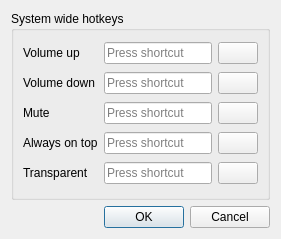
<?xml version="1.0" encoding="UTF-8"?>
<ui version="4.0">
 <class>SettingsDialog</class>
 <widget class="QDialog" name="SettingsDialog">
  <property name="geometry">
   <rect>
    <x>0</x>
    <y>0</y>
    <width>266</width>
    <height>239</height>
   </rect>
  </property>
  <property name="windowTitle">
   <string>Dialog</string>
  </property>
  <layout class="QVBoxLayout" name="verticalLayout_2">
   <item>
    <widget class="QGroupBox" name="groupBox">
     <property name="title">
      <string>System wide hotkeys</string>
     </property>
     <layout class="QVBoxLayout" name="verticalLayout">
      <item>
       <layout class="QHBoxLayout" name="horizontalLayout">
        <item>
         <widget class="QLabel" name="label">
          <property name="text">
           <string>Volume up</string>
          </property>
         </widget>
        </item>
        <item>
         <spacer name="horizontalSpacer">
          <property name="orientation">
           <enum>Qt::Horizontal</enum>
          </property>
          <property name="sizeType">
           <enum>QSizePolicy::Preferred</enum>
          </property>
          <property name="sizeHint" stdset="0">
           <size>
            <width>40</width>
            <height>20</height>
           </size>
          </property>
         </spacer>
        </item>
        <item>
         <widget class="QKeySequenceEdit" name="keySequenceEditVolUp">
          <property name="sizePolicy">
           <sizepolicy hsizetype="Fixed" vsizetype="Fixed">
            <horstretch>0</horstretch>
            <verstretch>0</verstretch>
           </sizepolicy>
          </property>
         </widget>
        </item>
        <item>
         <widget class="QPushButton" name="pushButton">
          <property name="sizePolicy">
           <sizepolicy hsizetype="Fixed" vsizetype="Fixed">
            <horstretch>0</horstretch>
            <verstretch>0</verstretch>
           </sizepolicy>
          </property>
          <property name="toolTip">
           <string>Clear</string>
          </property>
          <property name="text">
           <string/>
          </property>
          <property name="icon">
           <iconset resource="resources.qrc">
            <normaloff>:/img/img/icons8-clear_black-48.png</normaloff>:/img/img/icons8-clear_black-48.png</iconset>
          </property>
         </widget>
        </item>
       </layout>
      </item>
      <item>
       <layout class="QHBoxLayout" name="horizontalLayout_2">
        <item>
         <widget class="QLabel" name="label_2">
          <property name="text">
           <string>Volume down</string>
          </property>
         </widget>
        </item>
        <item>
         <spacer name="horizontalSpacer_2">
          <property name="orientation">
           <enum>Qt::Horizontal</enum>
          </property>
          <property name="sizeType">
           <enum>QSizePolicy::Preferred</enum>
          </property>
          <property name="sizeHint" stdset="0">
           <size>
            <width>40</width>
            <height>20</height>
           </size>
          </property>
         </spacer>
        </item>
        <item>
         <widget class="QKeySequenceEdit" name="keySequenceEditVolDown">
          <property name="sizePolicy">
           <sizepolicy hsizetype="Fixed" vsizetype="Fixed">
            <horstretch>0</horstretch>
            <verstretch>0</verstretch>
           </sizepolicy>
          </property>
         </widget>
        </item>
        <item>
         <widget class="QPushButton" name="pushButton_5">
          <property name="sizePolicy">
           <sizepolicy hsizetype="Fixed" vsizetype="Fixed">
            <horstretch>0</horstretch>
            <verstretch>0</verstretch>
           </sizepolicy>
          </property>
          <property name="toolTip">
           <string>Clear</string>
          </property>
          <property name="text">
           <string/>
          </property>
          <property name="icon">
           <iconset resource="resources.qrc">
            <normaloff>:/img/img/icons8-clear_black-48.png</normaloff>:/img/img/icons8-clear_black-48.png</iconset>
          </property>
         </widget>
        </item>
       </layout>
      </item>
      <item>
       <layout class="QHBoxLayout" name="horizontalLayout_3">
        <item>
         <widget class="QLabel" name="label_3">
          <property name="text">
           <string>Mute</string>
          </property>
         </widget>
        </item>
        <item>
         <spacer name="horizontalSpacer_3">
          <property name="orientation">
           <enum>Qt::Horizontal</enum>
          </property>
          <property name="sizeType">
           <enum>QSizePolicy::Preferred</enum>
          </property>
          <property name="sizeHint" stdset="0">
           <size>
            <width>40</width>
            <height>20</height>
           </size>
          </property>
         </spacer>
        </item>
        <item>
         <widget class="QKeySequenceEdit" name="keySequenceEditMute">
          <property name="sizePolicy">
           <sizepolicy hsizetype="Fixed" vsizetype="Fixed">
            <horstretch>0</horstretch>
            <verstretch>0</verstretch>
           </sizepolicy>
          </property>
         </widget>
        </item>
        <item>
         <widget class="QPushButton" name="pushButton_2">
          <property name="sizePolicy">
           <sizepolicy hsizetype="Fixed" vsizetype="Fixed">
            <horstretch>0</horstretch>
            <verstretch>0</verstretch>
           </sizepolicy>
          </property>
          <property name="toolTip">
           <string>Clear</string>
          </property>
          <property name="text">
           <string/>
          </property>
          <property name="icon">
           <iconset resource="resources.qrc">
            <normaloff>:/img/img/icons8-clear_black-48.png</normaloff>:/img/img/icons8-clear_black-48.png</iconset>
          </property>
         </widget>
        </item>
       </layout>
      </item>
      <item>
       <layout class="QHBoxLayout" name="horizontalLayout_4">
        <item>
         <widget class="QLabel" name="label_4">
          <property name="text">
           <string>Always on top</string>
          </property>
         </widget>
        </item>
        <item>
         <spacer name="horizontalSpacer_4">
          <property name="orientation">
           <enum>Qt::Horizontal</enum>
          </property>
          <property name="sizeType">
           <enum>QSizePolicy::Preferred</enum>
          </property>
          <property name="sizeHint" stdset="0">
           <size>
            <width>40</width>
            <height>20</height>
           </size>
          </property>
         </spacer>
        </item>
        <item>
         <widget class="QKeySequenceEdit" name="keySequenceEditOnTop">
          <property name="sizePolicy">
           <sizepolicy hsizetype="Fixed" vsizetype="Fixed">
            <horstretch>0</horstretch>
            <verstretch>0</verstretch>
           </sizepolicy>
          </property>
         </widget>
        </item>
        <item>
         <widget class="QPushButton" name="pushButton_3">
          <property name="sizePolicy">
           <sizepolicy hsizetype="Fixed" vsizetype="Fixed">
            <horstretch>0</horstretch>
            <verstretch>0</verstretch>
           </sizepolicy>
          </property>
          <property name="toolTip">
           <string>Clear</string>
          </property>
          <property name="text">
           <string/>
          </property>
          <property name="icon">
           <iconset resource="resources.qrc">
            <normaloff>:/img/img/icons8-clear_black-48.png</normaloff>:/img/img/icons8-clear_black-48.png</iconset>
          </property>
         </widget>
        </item>
       </layout>
      </item>
      <item>
       <layout class="QHBoxLayout" name="horizontalLayout_5">
        <item>
         <widget class="QLabel" name="label_5">
          <property name="text">
           <string>Transparent</string>
          </property>
         </widget>
        </item>
        <item>
         <spacer name="horizontalSpacer_5">
          <property name="orientation">
           <enum>Qt::Horizontal</enum>
          </property>
          <property name="sizeType">
           <enum>QSizePolicy::Preferred</enum>
          </property>
          <property name="sizeHint" stdset="0">
           <size>
            <width>40</width>
            <height>20</height>
           </size>
          </property>
         </spacer>
        </item>
        <item>
         <widget class="QKeySequenceEdit" name="keySequenceEditTransparent">
          <property name="sizePolicy">
           <sizepolicy hsizetype="Fixed" vsizetype="Fixed">
            <horstretch>0</horstretch>
            <verstretch>0</verstretch>
           </sizepolicy>
          </property>
         </widget>
        </item>
        <item>
         <widget class="QPushButton" name="pushButton_4">
          <property name="sizePolicy">
           <sizepolicy hsizetype="Fixed" vsizetype="Fixed">
            <horstretch>0</horstretch>
            <verstretch>0</verstretch>
           </sizepolicy>
          </property>
          <property name="toolTip">
           <string>Clear</string>
          </property>
          <property name="text">
           <string/>
          </property>
          <property name="icon">
           <iconset resource="resources.qrc">
            <normaloff>:/img/img/icons8-clear_black-48.png</normaloff>:/img/img/icons8-clear_black-48.png</iconset>
          </property>
         </widget>
        </item>
       </layout>
      </item>
     </layout>
    </widget>
   </item>
   <item>
    <widget class="QDialogButtonBox" name="buttonBox">
     <property name="orientation">
      <enum>Qt::Horizontal</enum>
     </property>
     <property name="standardButtons">
      <set>QDialogButtonBox::Cancel|QDialogButtonBox::Ok</set>
     </property>
    </widget>
   </item>
  </layout>
 </widget>
 <resources>
  <include location="resources.qrc"/>
 </resources>
 <connections>
  <connection>
   <sender>buttonBox</sender>
   <signal>accepted()</signal>
   <receiver>SettingsDialog</receiver>
   <slot>accept()</slot>
   <hints>
    <hint type="sourcelabel">
     <x>256</x>
     <y>229</y>
    </hint>
    <hint type="destinationlabel">
     <x>157</x>
     <y>238</y>
    </hint>
   </hints>
  </connection>
  <connection>
   <sender>buttonBox</sender>
   <signal>rejected()</signal>
   <receiver>SettingsDialog</receiver>
   <slot>reject()</slot>
   <hints>
    <hint type="sourcelabel">
     <x>256</x>
     <y>229</y>
    </hint>
    <hint type="destinationlabel">
     <x>265</x>
     <y>238</y>
    </hint>
   </hints>
  </connection>
  <connection>
   <sender>pushButton</sender>
   <signal>clicked()</signal>
   <receiver>keySequenceEditVolUp</receiver>
   <slot>clear()</slot>
   <hints>
    <hint type="sourcelabel">
     <x>229</x>
     <y>55</y>
    </hint>
    <hint type="destinationlabel">
     <x>198</x>
     <y>50</y>
    </hint>
   </hints>
  </connection>
  <connection>
   <sender>pushButton_5</sender>
   <signal>clicked()</signal>
   <receiver>keySequenceEditVolDown</receiver>
   <slot>clear()</slot>
   <hints>
    <hint type="sourcelabel">
     <x>226</x>
     <y>83</y>
    </hint>
    <hint type="destinationlabel">
     <x>196</x>
     <y>84</y>
    </hint>
   </hints>
  </connection>
  <connection>
   <sender>pushButton_2</sender>
   <signal>clicked()</signal>
   <receiver>keySequenceEditMute</receiver>
   <slot>clear()</slot>
   <hints>
    <hint type="sourcelabel">
     <x>228</x>
     <y>113</y>
    </hint>
    <hint type="destinationlabel">
     <x>193</x>
     <y>118</y>
    </hint>
   </hints>
  </connection>
  <connection>
   <sender>pushButton_3</sender>
   <signal>clicked()</signal>
   <receiver>keySequenceEditOnTop</receiver>
   <slot>clear()</slot>
   <hints>
    <hint type="sourcelabel">
     <x>227</x>
     <y>144</y>
    </hint>
    <hint type="destinationlabel">
     <x>192</x>
     <y>142</y>
    </hint>
   </hints>
  </connection>
  <connection>
   <sender>pushButton_4</sender>
   <signal>clicked()</signal>
   <receiver>keySequenceEditTransparent</receiver>
   <slot>clear()</slot>
   <hints>
    <hint type="sourcelabel">
     <x>234</x>
     <y>179</y>
    </hint>
    <hint type="destinationlabel">
     <x>199</x>
     <y>178</y>
    </hint>
   </hints>
  </connection>
 </connections>
</ui>
